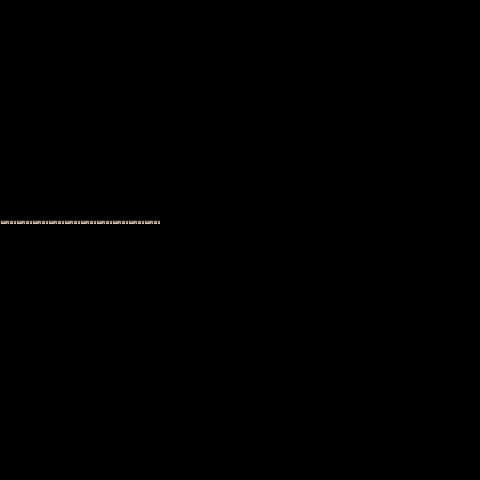

Below is a game level as drawn by its tile map, then a one-line description and the .tmx file that defines it, in full:
An orthogonal 30x30 tile map with 16x16 px tiles, 1 tile layer (Tile Layer 1) and 2 objects (goblin).

<map version="1.10" tiledversion="1.10.2" orientation="orthogonal" renderorder="right-down" width="30" height="30" tilewidth="16" tileheight="16" infinite="0" nextlayerid="4" nextobjectid="3">
 <tileset firstgid="1" name="0x72_DungeonTilesetII_v1.3" tilewidth="16" tileheight="16" tilecount="1024" columns="32">
  <image source="../../tileset/0x72_DungeonTilesetII_v1.3.png" width="512" height="512" />
  <tile id="33">
   <objectgroup draworder="index" id="2">
    <object id="6" x="0" y="0" width="16" height="16" />
   </objectgroup>
  </tile>
  <tile id="36">
   <animation>
    <frame tileid="36" duration="100" />
    <frame tileid="37" duration="100" />
    <frame tileid="38" duration="100" />
   </animation>
  </tile>
 </tileset>
 <layer id="1" name="Tile Layer 1" width="30" height="30">
  <data encoding="csv">
0,0,0,0,0,0,0,0,0,0,0,0,0,0,0,0,0,0,0,0,0,0,0,0,0,0,0,0,0,0,
0,0,0,0,0,0,0,0,0,0,0,0,0,0,0,0,0,0,0,0,0,0,0,0,0,0,0,0,0,0,
0,0,0,0,0,0,0,0,0,0,0,0,0,0,0,0,0,0,0,0,0,0,0,0,0,0,0,0,0,0,
0,0,0,0,0,0,0,0,0,0,0,0,0,0,0,0,0,0,0,0,0,0,0,0,0,0,0,0,0,0,
0,0,0,0,0,0,0,0,0,0,0,0,0,0,0,0,0,0,0,0,0,0,0,0,0,0,0,0,0,0,
0,0,0,0,0,0,0,0,0,0,0,0,0,0,0,0,0,0,0,0,0,0,0,0,0,0,0,0,0,0,
0,0,0,0,0,0,0,0,0,0,0,0,0,0,0,0,0,0,0,0,0,0,0,0,0,0,0,0,0,0,
0,0,0,0,0,0,0,0,0,0,0,0,0,0,0,0,0,0,0,0,0,0,0,0,0,0,0,0,0,0,
0,0,0,0,0,0,0,0,0,0,0,0,0,0,0,0,0,0,0,0,0,0,0,0,0,0,0,0,0,0,
0,0,0,0,0,0,0,0,0,0,0,0,0,0,0,0,0,0,0,0,0,0,0,0,0,0,0,0,0,0,
0,0,0,0,0,0,0,0,0,0,0,0,0,0,0,0,0,0,0,0,0,0,0,0,0,0,0,0,0,0,
0,0,0,0,0,0,0,0,0,0,0,0,0,0,0,0,0,0,0,0,0,0,0,0,0,0,0,0,0,0,
0,0,0,0,0,0,0,0,0,0,0,0,0,0,0,0,0,0,0,0,0,0,0,0,0,0,0,0,0,0,
2,2,2,2,2,2,2,2,2,2,0,0,0,0,0,0,0,0,0,0,0,0,0,0,0,0,0,0,0,0,
0,0,0,0,0,0,0,0,0,0,0,0,0,0,0,0,0,0,0,0,0,0,0,0,0,0,0,0,0,0,
0,0,0,0,0,0,0,0,0,0,0,0,0,0,0,0,0,0,0,0,0,0,0,0,0,0,0,0,0,0,
0,0,0,0,0,0,0,0,0,0,0,0,0,0,0,0,0,0,0,0,0,0,0,0,0,0,0,0,0,0,
0,0,0,0,0,0,0,0,0,0,0,0,0,0,0,0,0,0,0,0,0,0,0,0,0,0,0,0,0,0,
0,0,0,0,0,0,0,0,0,0,0,0,0,0,0,0,0,0,0,0,0,0,0,0,0,0,0,0,0,0,
0,0,0,0,0,0,0,0,0,0,0,0,0,0,0,0,0,0,0,0,0,0,0,0,0,0,0,0,0,0,
0,0,0,0,0,0,0,0,0,0,0,0,0,0,0,0,0,0,0,0,0,0,0,0,0,0,0,0,0,0,
0,0,0,0,0,0,0,0,0,0,0,0,0,0,0,0,0,0,0,0,0,0,0,0,0,0,0,0,0,0,
0,0,0,0,0,0,0,0,0,0,0,0,0,0,0,0,0,0,0,0,0,0,0,0,0,0,0,0,0,0,
0,0,0,0,0,0,0,0,0,0,0,0,0,0,0,0,0,0,0,0,0,0,0,0,0,0,0,0,0,0,
0,0,0,0,0,0,0,0,0,0,0,0,0,0,0,0,0,0,0,0,0,0,0,0,0,0,0,0,0,0,
0,0,0,0,0,0,0,0,0,0,0,0,0,0,0,0,0,0,0,0,0,0,0,0,0,0,0,0,0,0,
0,0,0,0,0,0,0,0,0,0,0,0,0,0,0,0,0,0,0,0,0,0,0,0,0,0,0,0,0,0,
0,0,0,0,0,0,0,0,0,0,0,0,0,0,0,0,0,0,0,0,0,0,0,0,0,0,0,0,0,0,
0,0,0,0,0,0,0,0,0,0,0,0,0,0,0,0,0,0,0,0,0,0,0,0,0,0,0,0,0,0,
0,0,0,0,0,0,0,0,0,0,0,0,0,0,0,0,0,0,0,0,0,0,0,0,0,0,0,0,0,0
</data>
 </layer>
 <objectgroup id="3" name="Object Layer 1">
  <object id="1" name="goblin" x="22.5" y="184" width="19" height="17.5" />
 </objectgroup>
</map>
